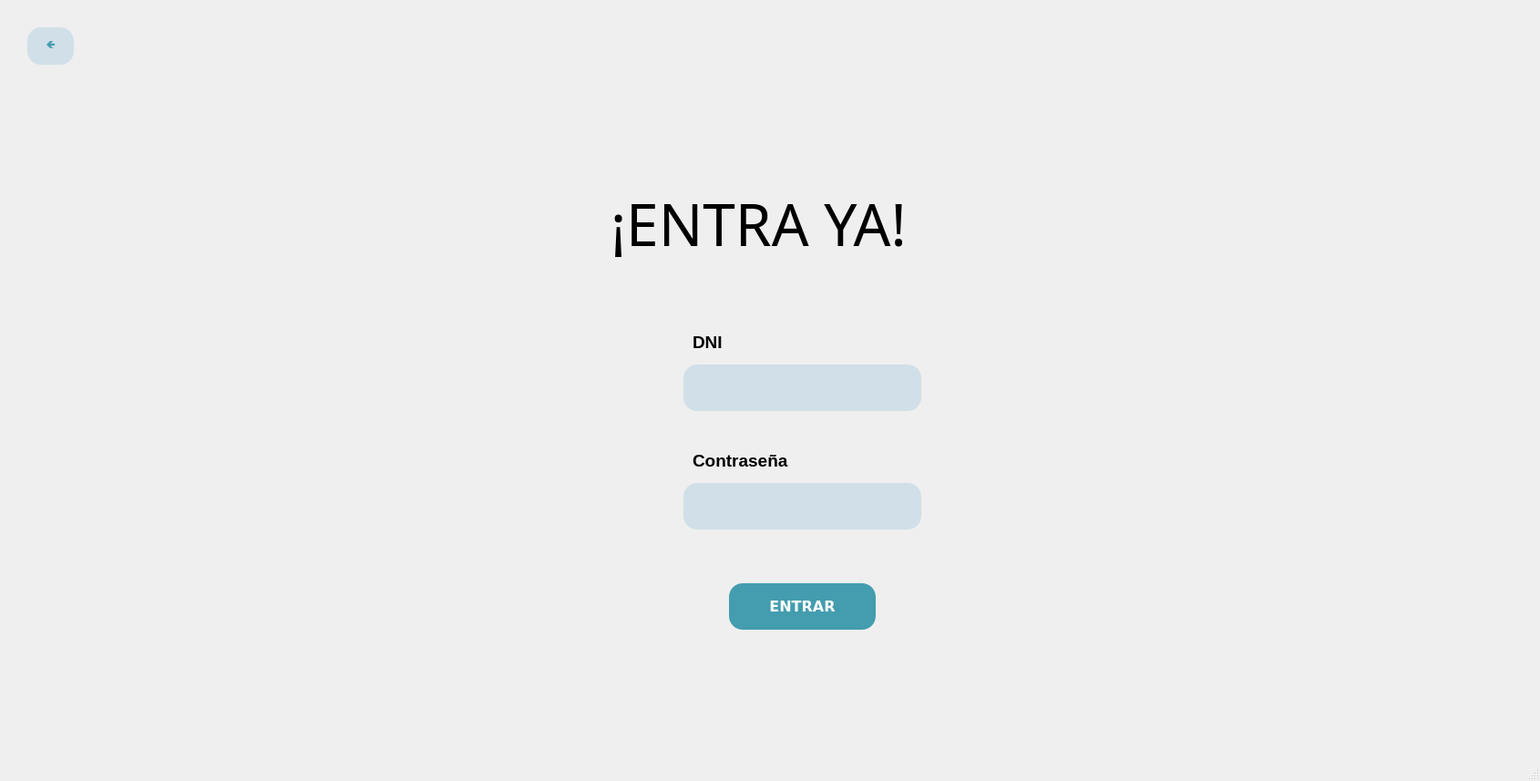
<?xml version="1.0" encoding="UTF-8"?>
<ui version="4.0">
 <class>MainWindow</class>
 <widget class="QMainWindow" name="MainWindow">
  <property name="geometry">
   <rect>
    <x>0</x>
    <y>0</y>
    <width>1690</width>
    <height>857</height>
   </rect>
  </property>
  <property name="windowTitle">
   <string>MainWindow</string>
  </property>
  <widget class="QWidget" name="centralwidget">
   <widget class="QLabel" name="label_3">
    <property name="geometry">
     <rect>
      <x>670</x>
      <y>200</y>
      <width>461</width>
      <height>91</height>
     </rect>
    </property>
    <property name="font">
     <font>
      <family>Bell MT</family>
      <pointsize>24</pointsize>
      <weight>50</weight>
      <bold>false</bold>
     </font>
    </property>
    <property name="text">
     <string>&lt;html&gt;&lt;head/&gt;&lt;body&gt;&lt;p&gt;&lt;span style=&quot; font-size:48pt;&quot;&gt;¡ENTRA YA!&lt;/span&gt;&lt;/p&gt;&lt;/body&gt;&lt;/html&gt;</string>
    </property>
   </widget>
   <widget class="QLineEdit" name="lineDni">
    <property name="geometry">
     <rect>
      <x>750</x>
      <y>400</y>
      <width>261</width>
      <height>51</height>
     </rect>
    </property>
    <property name="styleSheet">
     <string notr="true">border-radius: 15px;
background-color: rgb(208, 223, 232);</string>
    </property>
   </widget>
   <widget class="QLabel" name="label_4">
    <property name="geometry">
     <rect>
      <x>760</x>
      <y>360</y>
      <width>181</width>
      <height>31</height>
     </rect>
    </property>
    <property name="text">
     <string>&lt;html&gt;&lt;head/&gt;&lt;body&gt;&lt;p&gt;&lt;span style=&quot; font-size:14pt; font-weight:600;&quot;&gt;DNI&lt;/span&gt;&lt;/p&gt;&lt;/body&gt;&lt;/html&gt;</string>
    </property>
   </widget>
   <widget class="QLineEdit" name="lineContrasenna">
    <property name="geometry">
     <rect>
      <x>750</x>
      <y>530</y>
      <width>261</width>
      <height>51</height>
     </rect>
    </property>
    <property name="styleSheet">
     <string notr="true">border-radius: 15px;
background-color: rgb(208, 223, 232);</string>
    </property>
    <property name="inputMask">
     <string/>
    </property>
    <property name="echoMode">
     <enum>QLineEdit::Password</enum>
    </property>
   </widget>
   <widget class="QLabel" name="label_8">
    <property name="geometry">
     <rect>
      <x>760</x>
      <y>485</y>
      <width>181</width>
      <height>41</height>
     </rect>
    </property>
    <property name="text">
     <string>&lt;html&gt;&lt;head/&gt;&lt;body&gt;&lt;p&gt;&lt;span style=&quot; font-size:14pt; font-weight:600;&quot;&gt;Contraseña&lt;/span&gt;&lt;/p&gt;&lt;/body&gt;&lt;/html&gt;</string>
    </property>
   </widget>
   <widget class="QPushButton" name="enviarBoton">
    <property name="geometry">
     <rect>
      <x>800</x>
      <y>640</y>
      <width>161</width>
      <height>51</height>
     </rect>
    </property>
    <property name="palette">
     <palette>
      <active>
       <colorrole role="WindowText">
        <brush brushstyle="SolidPattern">
         <color alpha="255">
          <red>255</red>
          <green>255</green>
          <blue>255</blue>
         </color>
        </brush>
       </colorrole>
       <colorrole role="Button">
        <brush brushstyle="SolidPattern">
         <color alpha="255">
          <red>67</red>
          <green>157</green>
          <blue>175</blue>
         </color>
        </brush>
       </colorrole>
       <colorrole role="Text">
        <brush brushstyle="SolidPattern">
         <color alpha="255">
          <red>255</red>
          <green>255</green>
          <blue>255</blue>
         </color>
        </brush>
       </colorrole>
       <colorrole role="ButtonText">
        <brush brushstyle="SolidPattern">
         <color alpha="255">
          <red>255</red>
          <green>255</green>
          <blue>255</blue>
         </color>
        </brush>
       </colorrole>
       <colorrole role="Base">
        <brush brushstyle="SolidPattern">
         <color alpha="255">
          <red>67</red>
          <green>157</green>
          <blue>175</blue>
         </color>
        </brush>
       </colorrole>
       <colorrole role="Window">
        <brush brushstyle="SolidPattern">
         <color alpha="255">
          <red>67</red>
          <green>157</green>
          <blue>175</blue>
         </color>
        </brush>
       </colorrole>
       <colorrole role="PlaceholderText">
        <brush brushstyle="NoBrush">
         <color alpha="128">
          <red>255</red>
          <green>255</green>
          <blue>255</blue>
         </color>
        </brush>
       </colorrole>
      </active>
      <inactive>
       <colorrole role="WindowText">
        <brush brushstyle="SolidPattern">
         <color alpha="255">
          <red>255</red>
          <green>255</green>
          <blue>255</blue>
         </color>
        </brush>
       </colorrole>
       <colorrole role="Button">
        <brush brushstyle="SolidPattern">
         <color alpha="255">
          <red>67</red>
          <green>157</green>
          <blue>175</blue>
         </color>
        </brush>
       </colorrole>
       <colorrole role="Text">
        <brush brushstyle="SolidPattern">
         <color alpha="255">
          <red>255</red>
          <green>255</green>
          <blue>255</blue>
         </color>
        </brush>
       </colorrole>
       <colorrole role="ButtonText">
        <brush brushstyle="SolidPattern">
         <color alpha="255">
          <red>255</red>
          <green>255</green>
          <blue>255</blue>
         </color>
        </brush>
       </colorrole>
       <colorrole role="Base">
        <brush brushstyle="SolidPattern">
         <color alpha="255">
          <red>67</red>
          <green>157</green>
          <blue>175</blue>
         </color>
        </brush>
       </colorrole>
       <colorrole role="Window">
        <brush brushstyle="SolidPattern">
         <color alpha="255">
          <red>67</red>
          <green>157</green>
          <blue>175</blue>
         </color>
        </brush>
       </colorrole>
       <colorrole role="PlaceholderText">
        <brush brushstyle="NoBrush">
         <color alpha="128">
          <red>255</red>
          <green>255</green>
          <blue>255</blue>
         </color>
        </brush>
       </colorrole>
      </inactive>
      <disabled>
       <colorrole role="WindowText">
        <brush brushstyle="SolidPattern">
         <color alpha="255">
          <red>255</red>
          <green>255</green>
          <blue>255</blue>
         </color>
        </brush>
       </colorrole>
       <colorrole role="Button">
        <brush brushstyle="SolidPattern">
         <color alpha="255">
          <red>67</red>
          <green>157</green>
          <blue>175</blue>
         </color>
        </brush>
       </colorrole>
       <colorrole role="Text">
        <brush brushstyle="SolidPattern">
         <color alpha="255">
          <red>255</red>
          <green>255</green>
          <blue>255</blue>
         </color>
        </brush>
       </colorrole>
       <colorrole role="ButtonText">
        <brush brushstyle="SolidPattern">
         <color alpha="255">
          <red>255</red>
          <green>255</green>
          <blue>255</blue>
         </color>
        </brush>
       </colorrole>
       <colorrole role="Base">
        <brush brushstyle="SolidPattern">
         <color alpha="255">
          <red>67</red>
          <green>157</green>
          <blue>175</blue>
         </color>
        </brush>
       </colorrole>
       <colorrole role="Window">
        <brush brushstyle="SolidPattern">
         <color alpha="255">
          <red>67</red>
          <green>157</green>
          <blue>175</blue>
         </color>
        </brush>
       </colorrole>
       <colorrole role="PlaceholderText">
        <brush brushstyle="NoBrush">
         <color alpha="128">
          <red>255</red>
          <green>255</green>
          <blue>255</blue>
         </color>
        </brush>
       </colorrole>
      </disabled>
     </palette>
    </property>
    <property name="font">
     <font>
      <family>Verdana</family>
      <pointsize>12</pointsize>
      <weight>75</weight>
      <bold>true</bold>
     </font>
    </property>
    <property name="cursor">
     <cursorShape>PointingHandCursor</cursorShape>
    </property>
    <property name="styleSheet">
     <string notr="true">background-color: rgb(67, 157, 175);
color: rgb(255, 255, 255);
font-weight: bold;
font-family: 'Verdana';
border-radius: 15px;</string>
    </property>
    <property name="text">
     <string>ENTRAR</string>
    </property>
   </widget>
   <widget class="QLabel" name="fondo">
    <property name="geometry">
     <rect>
      <x>-70</x>
      <y>-220</y>
      <width>2001</width>
      <height>1061</height>
     </rect>
    </property>
    <property name="font">
     <font>
      <family>Bell MT</family>
      <pointsize>24</pointsize>
      <weight>50</weight>
      <bold>false</bold>
     </font>
    </property>
    <property name="text">
     <string/>
    </property>
    <property name="pixmap">
     <pixmap>../Imagenes/foto.png</pixmap>
    </property>
   </widget>
   <widget class="QPushButton" name="BotonAtras">
    <property name="geometry">
     <rect>
      <x>30</x>
      <y>30</y>
      <width>51</width>
      <height>41</height>
     </rect>
    </property>
    <property name="palette">
     <palette>
      <active>
       <colorrole role="WindowText">
        <brush brushstyle="SolidPattern">
         <color alpha="255">
          <red>67</red>
          <green>157</green>
          <blue>175</blue>
         </color>
        </brush>
       </colorrole>
       <colorrole role="Button">
        <brush brushstyle="SolidPattern">
         <color alpha="255">
          <red>208</red>
          <green>223</green>
          <blue>232</blue>
         </color>
        </brush>
       </colorrole>
       <colorrole role="Text">
        <brush brushstyle="SolidPattern">
         <color alpha="255">
          <red>67</red>
          <green>157</green>
          <blue>175</blue>
         </color>
        </brush>
       </colorrole>
       <colorrole role="ButtonText">
        <brush brushstyle="SolidPattern">
         <color alpha="255">
          <red>67</red>
          <green>157</green>
          <blue>175</blue>
         </color>
        </brush>
       </colorrole>
       <colorrole role="Base">
        <brush brushstyle="SolidPattern">
         <color alpha="255">
          <red>208</red>
          <green>223</green>
          <blue>232</blue>
         </color>
        </brush>
       </colorrole>
       <colorrole role="Window">
        <brush brushstyle="SolidPattern">
         <color alpha="255">
          <red>208</red>
          <green>223</green>
          <blue>232</blue>
         </color>
        </brush>
       </colorrole>
       <colorrole role="PlaceholderText">
        <brush brushstyle="NoBrush">
         <color alpha="128">
          <red>67</red>
          <green>157</green>
          <blue>175</blue>
         </color>
        </brush>
       </colorrole>
      </active>
      <inactive>
       <colorrole role="WindowText">
        <brush brushstyle="SolidPattern">
         <color alpha="255">
          <red>67</red>
          <green>157</green>
          <blue>175</blue>
         </color>
        </brush>
       </colorrole>
       <colorrole role="Button">
        <brush brushstyle="SolidPattern">
         <color alpha="255">
          <red>208</red>
          <green>223</green>
          <blue>232</blue>
         </color>
        </brush>
       </colorrole>
       <colorrole role="Text">
        <brush brushstyle="SolidPattern">
         <color alpha="255">
          <red>67</red>
          <green>157</green>
          <blue>175</blue>
         </color>
        </brush>
       </colorrole>
       <colorrole role="ButtonText">
        <brush brushstyle="SolidPattern">
         <color alpha="255">
          <red>67</red>
          <green>157</green>
          <blue>175</blue>
         </color>
        </brush>
       </colorrole>
       <colorrole role="Base">
        <brush brushstyle="SolidPattern">
         <color alpha="255">
          <red>208</red>
          <green>223</green>
          <blue>232</blue>
         </color>
        </brush>
       </colorrole>
       <colorrole role="Window">
        <brush brushstyle="SolidPattern">
         <color alpha="255">
          <red>208</red>
          <green>223</green>
          <blue>232</blue>
         </color>
        </brush>
       </colorrole>
       <colorrole role="PlaceholderText">
        <brush brushstyle="NoBrush">
         <color alpha="128">
          <red>67</red>
          <green>157</green>
          <blue>175</blue>
         </color>
        </brush>
       </colorrole>
      </inactive>
      <disabled>
       <colorrole role="WindowText">
        <brush brushstyle="SolidPattern">
         <color alpha="255">
          <red>67</red>
          <green>157</green>
          <blue>175</blue>
         </color>
        </brush>
       </colorrole>
       <colorrole role="Button">
        <brush brushstyle="SolidPattern">
         <color alpha="255">
          <red>208</red>
          <green>223</green>
          <blue>232</blue>
         </color>
        </brush>
       </colorrole>
       <colorrole role="Text">
        <brush brushstyle="SolidPattern">
         <color alpha="255">
          <red>67</red>
          <green>157</green>
          <blue>175</blue>
         </color>
        </brush>
       </colorrole>
       <colorrole role="ButtonText">
        <brush brushstyle="SolidPattern">
         <color alpha="255">
          <red>67</red>
          <green>157</green>
          <blue>175</blue>
         </color>
        </brush>
       </colorrole>
       <colorrole role="Base">
        <brush brushstyle="SolidPattern">
         <color alpha="255">
          <red>208</red>
          <green>223</green>
          <blue>232</blue>
         </color>
        </brush>
       </colorrole>
       <colorrole role="Window">
        <brush brushstyle="SolidPattern">
         <color alpha="255">
          <red>208</red>
          <green>223</green>
          <blue>232</blue>
         </color>
        </brush>
       </colorrole>
       <colorrole role="PlaceholderText">
        <brush brushstyle="NoBrush">
         <color alpha="128">
          <red>67</red>
          <green>157</green>
          <blue>175</blue>
         </color>
        </brush>
       </colorrole>
      </disabled>
     </palette>
    </property>
    <property name="cursor">
     <cursorShape>PointingHandCursor</cursorShape>
    </property>
    <property name="styleSheet">
     <string notr="true">background-color: rgb(208, 223, 232);
color:rgb(67, 157, 175);
font-weight: bold;
font-family: 'Verdana';
border-radius: 15px;</string>
    </property>
    <property name="text">
     <string>🡸</string>
    </property>
   </widget>
   <zorder>fondo</zorder>
   <zorder>label_3</zorder>
   <zorder>lineDni</zorder>
   <zorder>label_4</zorder>
   <zorder>lineContrasenna</zorder>
   <zorder>label_8</zorder>
   <zorder>enviarBoton</zorder>
   <zorder>BotonAtras</zorder>
  </widget>
  <widget class="QStatusBar" name="statusbar"/>
 </widget>
 <resources/>
 <connections/>
</ui>
